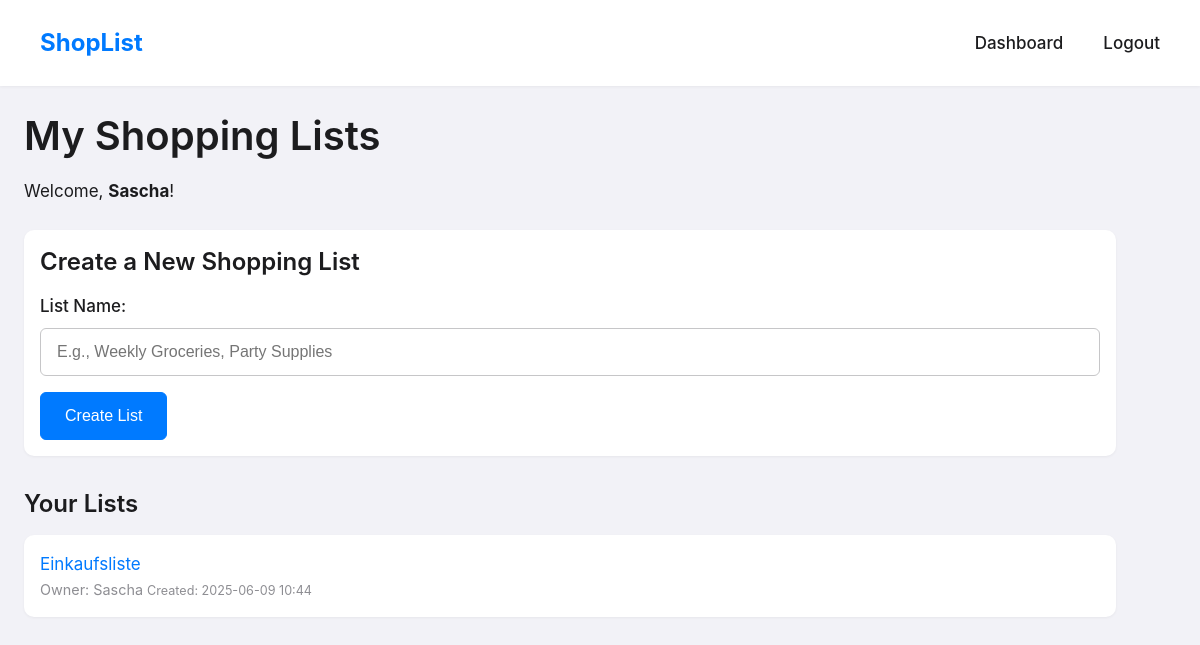
The page /dashboard (signed in) on the database its author committed.
### shopping_list_app/models.py (models this page shows, shortened)
class User(UserMixin, db.Model):
    __tablename__ = 'user'  # Explicit table name
    id = db.Column(db.Integer, primary_key=True)
    username = db.Column(db.String(100), unique=True, nullable=False)
    password_hash = db.Column(db.String(200), nullable=False)  # Store hashed passwords
    favorite_list_id = db.Column(db.Integer, db.ForeignKey('shopping_list.id'), nullable=True)  # User's favorite list
    lists = db.relationship('ShoppingList', backref='owner', lazy=True, foreign_keys='ShoppingList.owner_id')
    items_added = db.relationship('ListItem', backref='adder', lazy=True, foreign_keys='ListItem.added_by_id')
    favorite_list = db.relationship('ShoppingList', foreign_keys=[favorite_list_id])

class ShoppingList(db.Model):
    __tablename__ = 'shopping_list'  # Explicit table name
    id = db.Column(db.Integer, primary_key=True)
    name = db.Column(db.String(100), nullable=False)
    owner_id = db.Column(db.Integer, db.ForeignKey('user.id'), nullable=False)
    created_at = db.Column(db.DateTime, default=datetime.utcnow)
    items = db.relationship('ListItem', backref='list', lazy=True, cascade="all, delete-orphan")
    shares = db.relationship('ListShare', backref='list', lazy=True, cascade="all, delete-orphan")

### shopping_list_app/main.py (the view, shortened to what this page needs)
@main.route('/dashboard', methods=['GET', 'POST'])
@login_required
def dashboard():
    owned_lists = ShoppingList.query.filter_by(owner_id=current_user.id).order_by(ShoppingList.created_at.desc()).all()
    shared_list_ids = [share.list_id for share in ListShare.query.filter_by(user_id=current_user.id).all()]
    shared_lists_objects = ShoppingList.query.filter(ShoppingList.id.in_(shared_list_ids)).order_by(ShoppingList.created_at.desc()).all()
    all_accessible_lists = list(set(owned_lists + shared_lists_objects)) # Using set to remove duplicates if any
    all_accessible_lists.sort(key=lambda x: x.created_at, reverse=True) # Sort them again after combining
    return render_template('dashboard.html', current_user=current_user, lists=all_accessible_lists)

### shopping_list_app/templates/dashboard.html (shortened to what this page needs)
{% extends "base.html" %}
{% block content %}
    <h1>My Shopping Lists</h1>
    <p style="margin-bottom: var(--spacing-lg);">Welcome, <strong>{{ current_user.username }}</strong>!</p>
    <div class="card" style="margin-bottom: var(--spacing-xl);">
        <h2>Create a New Shopping List</h2>
        <form method="POST" action="{{ url_for('main.dashboard') }}">
            <div class="form-group">
                <label for="list_name">List Name:</label>
                <input type="text" id="list_name" name="list_name" placeholder="E.g., Weekly Groceries, Party Supplies" required>
            </div>
            <button type="submit" class="btn btn-primary w-100">Create List</button>
        </form>
    </div>
    <h2>Your Lists</h2>
    {% if lists %}
        <div class="lists-container">
            {% for list_item in lists %}
                <div class="list-card">
                    <a href="{{ url_for('main.list_detail', list_id=list_item.id) }}">{{ list_item.name }}</a>
                    <div class="list-meta">
                        <span class="owner">Owner: {{ list_item.owner.username }}</span>
                        <small>Created: {{ list_item.created_at.strftime('%Y-%m-%d %H:%M') }}</small>
                    </div>
                </div>
            {% endfor %}
        </div>
    {% else %}
        <div class="empty-state card">
            <h3>No Shopping Lists Yet!</h3>
            <p>Looks like your dashboard is empty. Get started by creating your first shopping list above.</p>
        </div>
    {% endif %}
{% endblock %}

### shopping_list_app/templates/base.html (shortened to what this page needs)
<!DOCTYPE html>
<html lang="en">
<head>
    <link rel="stylesheet" href="{{ url_for('static', filename='css/style.css') }}">
</head>
<body>
    <nav>
        <div class="nav-left">
            <a href="{{ url_for('main.index') }}" class="nav-brand">ShopList</a>
        </div>
        <div class="nav-links">
            {% if current_user.is_authenticated %}
                <a href="{{ url_for('main.dashboard') }}">Dashboard</a>
                <a href="{{ url_for('auth.logout') }}">Logout</a>
            {% else %}
                <a href="{{ url_for('auth.login') }}">Login</a>
                <a href="{{ url_for('auth.register') }}">Register</a>
            {% endif %}
        </div>
    </nav>
    <div class="container">
        {% block content %}{% endblock %}
    </div>
</body>
</html>

### rows shown on the page
User: username "Sascha"
ShoppingList: name "Einkaufsliste", owner.username "Sascha", created_at "2025-06-09 10:44"
